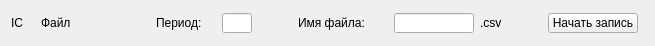
<?xml version="1.0" encoding="UTF-8"?>
<ui version="4.0">
 <class>WidgetFile</class>
 <widget class="QWidget" name="WidgetFile">
  <property name="geometry">
   <rect>
    <x>0</x>
    <y>0</y>
    <width>655</width>
    <height>46</height>
   </rect>
  </property>
  <property name="windowTitle">
   <string>Form</string>
  </property>
  <layout class="QHBoxLayout" name="horizontalLayout_4">
   <item>
    <layout class="QVBoxLayout" name="verticalLayout_borderExternal">
     <item>
      <layout class="QHBoxLayout" name="horizontalLayout">
       <item>
        <widget class="QLabel" name="label_headIcon">
         <property name="sizePolicy">
          <sizepolicy hsizetype="Preferred" vsizetype="Preferred">
           <horstretch>24</horstretch>
           <verstretch>24</verstretch>
          </sizepolicy>
         </property>
         <property name="minimumSize">
          <size>
           <width>24</width>
           <height>24</height>
          </size>
         </property>
         <property name="maximumSize">
          <size>
           <width>24</width>
           <height>24</height>
          </size>
         </property>
         <property name="text">
          <string>IC</string>
         </property>
        </widget>
       </item>
       <item>
        <widget class="QLabel" name="label_headText">
         <property name="text">
          <string>Файл</string>
         </property>
        </widget>
       </item>
       <item>
        <spacer name="verticalSpacer">
         <property name="orientation">
          <enum>Qt::Vertical</enum>
         </property>
         <property name="sizeType">
          <enum>QSizePolicy::Fixed</enum>
         </property>
         <property name="sizeHint" stdset="0">
          <size>
           <width>20</width>
           <height>20</height>
          </size>
         </property>
        </spacer>
       </item>
       <item>
        <spacer name="horizontalSpacer">
         <property name="orientation">
          <enum>Qt::Horizontal</enum>
         </property>
         <property name="sizeHint" stdset="0">
          <size>
           <width>40</width>
           <height>20</height>
          </size>
         </property>
        </spacer>
       </item>
       <item>
        <layout class="QVBoxLayout" name="verticalLayout">
         <item>
          <layout class="QHBoxLayout" name="horizontalLayout_3">
           <item>
            <widget class="QLabel" name="label_period">
             <property name="sizePolicy">
              <sizepolicy hsizetype="Expanding" vsizetype="Preferred">
               <horstretch>0</horstretch>
               <verstretch>0</verstretch>
              </sizepolicy>
             </property>
             <property name="minimumSize">
              <size>
               <width>60</width>
               <height>0</height>
              </size>
             </property>
             <property name="maximumSize">
              <size>
               <width>60</width>
               <height>16777215</height>
              </size>
             </property>
             <property name="text">
              <string>Период:</string>
             </property>
            </widget>
           </item>
           <item>
            <widget class="QLineEdit" name="lineEdit_periodInput">
             <property name="sizePolicy">
              <sizepolicy hsizetype="Fixed" vsizetype="Fixed">
               <horstretch>60</horstretch>
               <verstretch>0</verstretch>
              </sizepolicy>
             </property>
             <property name="minimumSize">
              <size>
               <width>30</width>
               <height>20</height>
              </size>
             </property>
             <property name="maximumSize">
              <size>
               <width>30</width>
               <height>20</height>
              </size>
             </property>
             <property name="alignment">
              <set>Qt::AlignRight|Qt::AlignTrailing|Qt::AlignVCenter</set>
             </property>
            </widget>
           </item>
           <item>
            <spacer name="horizontalSpacer_2">
             <property name="orientation">
              <enum>Qt::Horizontal</enum>
             </property>
             <property name="sizeHint" stdset="0">
              <size>
               <width>40</width>
               <height>20</height>
              </size>
             </property>
            </spacer>
           </item>
           <item>
            <widget class="QLabel" name="label_filename">
             <property name="sizePolicy">
              <sizepolicy hsizetype="Expanding" vsizetype="Preferred">
               <horstretch>0</horstretch>
               <verstretch>0</verstretch>
              </sizepolicy>
             </property>
             <property name="minimumSize">
              <size>
               <width>90</width>
               <height>0</height>
              </size>
             </property>
             <property name="maximumSize">
              <size>
               <width>90</width>
               <height>16777215</height>
              </size>
             </property>
             <property name="text">
              <string>Имя файла:</string>
             </property>
            </widget>
           </item>
           <item>
            <widget class="QLineEdit" name="lineEdit_filename">
             <property name="sizePolicy">
              <sizepolicy hsizetype="Fixed" vsizetype="Fixed">
               <horstretch>0</horstretch>
               <verstretch>0</verstretch>
              </sizepolicy>
             </property>
             <property name="minimumSize">
              <size>
               <width>80</width>
               <height>20</height>
              </size>
             </property>
             <property name="maximumSize">
              <size>
               <width>80</width>
               <height>20</height>
              </size>
             </property>
             <property name="alignment">
              <set>Qt::AlignRight|Qt::AlignTrailing|Qt::AlignVCenter</set>
             </property>
            </widget>
           </item>
           <item>
            <widget class="QLabel" name="label_csv">
             <property name="sizePolicy">
              <sizepolicy hsizetype="Expanding" vsizetype="Preferred">
               <horstretch>0</horstretch>
               <verstretch>0</verstretch>
              </sizepolicy>
             </property>
             <property name="text">
              <string>.csv</string>
             </property>
            </widget>
           </item>
           <item>
            <spacer name="horizontalSpacer_3">
             <property name="orientation">
              <enum>Qt::Horizontal</enum>
             </property>
             <property name="sizeHint" stdset="0">
              <size>
               <width>40</width>
               <height>20</height>
              </size>
             </property>
            </spacer>
           </item>
           <item>
            <widget class="QPushButton" name="pushButton_start">
             <property name="minimumSize">
              <size>
               <width>90</width>
               <height>20</height>
              </size>
             </property>
             <property name="maximumSize">
              <size>
               <width>90</width>
               <height>20</height>
              </size>
             </property>
             <property name="focusPolicy">
              <enum>Qt::NoFocus</enum>
             </property>
             <property name="text">
              <string>Начать запись</string>
             </property>
            </widget>
           </item>
          </layout>
         </item>
        </layout>
       </item>
      </layout>
     </item>
    </layout>
   </item>
   <item>
    <widget class="QFrame" name="frame_borderExternal">
     <property name="frameShape">
      <enum>QFrame::StyledPanel</enum>
     </property>
     <property name="frameShadow">
      <enum>QFrame::Raised</enum>
     </property>
    </widget>
   </item>
  </layout>
 </widget>
 <resources/>
 <connections/>
</ui>
